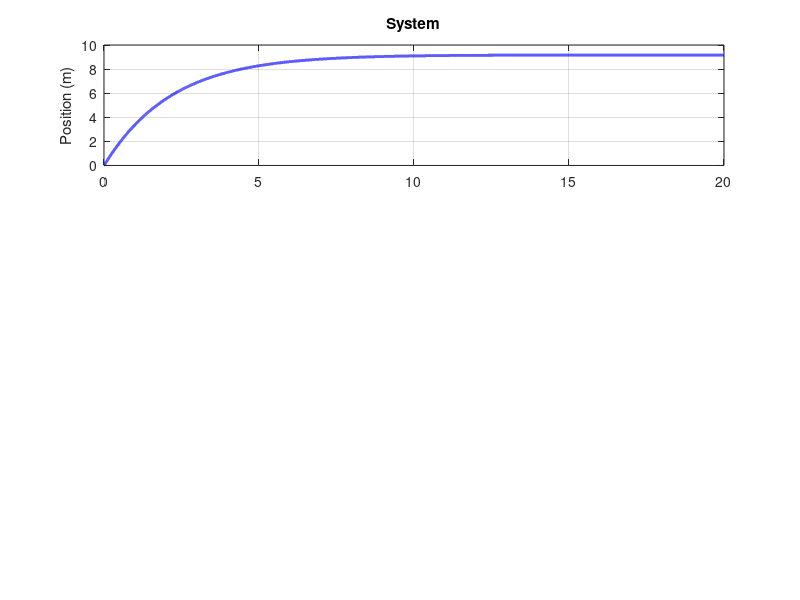

The MATLAB script that drew this image: (Note: this script raises an error after producing the figure.)
%% 34602 Ingeniørarbejde 2: Target Retrieval System Simulation
% This script models the DC motor, H-Bridge limits, and PID Control

% --- 1. Electrical Parameters ---
V_supply = 10.0;    % Max voltage from H-Bridge (V)
I_limit = 2.0;      % Power Supply Current Limit (A)
R = 1.0;            % Armature resistance [Ohm]
L = 0.5e-3;         % Armature inductance [H]
Ke = 0.02;          % Back EMF constant [Vs/rad] (Adjusted to overcome TL)
Kt = 0.02;          % Torque constant [Nm/A]

% --- 2. Mechanical Parameters ---
TL = 1.8e-3;        % Static friction torque [Nm]
B = 0.4e-6;         % Viscous friction coefficient [Nms/rad]
J = 1.5e-6;         % Moment of inertia [kgm^2]

% --- 3. Scaling (7.5 turns = 1 cm) ---
% 1 rad -> (1/2pi) turns -> (1/(2pi*7.5)) cm -> (1/(2pi*7.5*100)) meters
rad_to_m = 1 / (2 * pi * 7.5);

% --- 4. Simulation Settings ---
dt = 0.0005;        % Time step (0.5ms for better numerical stability)
T_total = 20;        % Duration (5 seconds)
time = 0:dt:T_total;
N = length(time);

% --- 5. PID Controller Settings ---
target_pos = 9;   % Target position (meters)
curr_pos = 0;
Kp = .5;         % Proportional Gain
Ki = 0.01;          % Integral Gain
Kd = 0.1;       % Derivative Gain
t_s = 0.001;
fprintf('Chisel Gains: Kp=%.2f, Ki=%.2f, Kd=%.2f\n', Kp, Ki*t_s, Kd/t_s);

% --- 6. Initialization ---
curr_vel = 0;
curr_current = 0;
integral_error = 0;
prev_error = 0;

% Storage for plotting
pos_log = zeros(1, N);
current_log = zeros(1, N);
voltage_log = zeros(1, N);

% --- 7. Main Simulation Loop ---
for k = 1:N
    % --- CONTROLLER (Simulating FPGA Logic) ---
    error = target_pos - curr_pos;
    
    % Derivative calculation
    d_error = (error - prev_error) / dt;
    
    % Anti-Windup Logic: Only integrate if the motor isn't starving for current
    if abs(curr_current) < I_limit * 0.95 
        integral_error = integral_error + (error * dt);
    end
    
    % Summing the PID terms
    V_out = (Kp * error) + (Ki * integral_error) + (Kd * d_error);
    
    % H-Bridge Voltage Saturation
    V_out = max(min(V_out, V_supply), -V_supply);
    
    % --- PLANT PHYSICS (Simulating the DC Motor) ---
    
    % Electrical: di/dt = (V - iR - Ke*w) / L
    di_dt = (V_out - (curr_current * R) - (curr_vel * Ke)) / L;
    curr_current = curr_current + (di_dt * dt);
    
    % Apply Power Supply Current Limit (CC Mode)
    curr_current = max(min(curr_current, I_limit), -I_limit);
    
    % Mechanical: dw/dt = (Torque_motor - Torque_friction) / J
    torque_motor = curr_current * Kt;
    
    % Corrected Friction: Resists motion based on current velocity direction
    if abs(curr_vel) < 1e-3 && abs(torque_motor) < TL
        % Static case: If torque is less than static friction, motor doesn't move
        dw_dt = 0;
        curr_vel = 0;
    else
        % Dynamic case: Friction opposes the direction of movement
        torque_friction = (B * curr_vel) + (TL * sign(curr_vel + 1e-9));
        dw_dt = (torque_motor - torque_friction) / J;
        curr_vel = curr_vel + (dw_dt * dt);
    end
    
    % Translation: Calculate meters moved
    curr_pos = curr_pos + (curr_vel * rad_to_m * dt);
    
    % Log data for plotting
    pos_log(k) = curr_pos;
    current_log(k) = curr_current;
    voltage_log(k) = V_out;
    
    % Update history for next iteration
    prev_error = error;
end

% --- 8. Plotting ---
figure('Color', 'w', 'Name', 'Target Retrieval System');

subplot(3,1,1);
plot(time, pos_log, 'b', 'LineWidth', 2);
ylabel('Position (m)');
grid on; title('System');
yline(target_pos, '--r', 'Target');

subplot(3,1,2);
plot(time, current_log, 'r', 'LineWidth', 1.5);
ylabel('Current (A)');
yline(I_limit, '--k', '1A Supply Limit');
yline(-I_limit, '--k');
grid on;

subplot(3,1,3);
plot(time, voltage_log, 'g', 'LineWidth', 1.5);
ylabel('H-Bridge (V)');
xlabel('Time (s)');
grid on;
